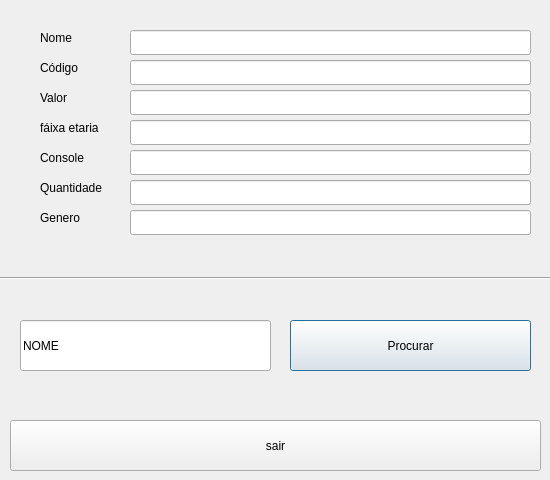
<?xml version="1.0" encoding="UTF-8"?>
<ui version="4.0">
 <class>consulta</class>
 <widget class="QDialog" name="consulta">
  <property name="geometry">
   <rect>
    <x>0</x>
    <y>0</y>
    <width>550</width>
    <height>480</height>
   </rect>
  </property>
  <property name="minimumSize">
   <size>
    <width>550</width>
    <height>480</height>
   </size>
  </property>
  <property name="maximumSize">
   <size>
    <width>550</width>
    <height>480</height>
   </size>
  </property>
  <property name="windowTitle">
   <string>Procurar</string>
  </property>
  <widget class="QLineEdit" name="nomee">
   <property name="geometry">
    <rect>
     <x>20</x>
     <y>320</y>
     <width>251</width>
     <height>51</height>
    </rect>
   </property>
   <property name="toolTip">
    <string>&lt;html&gt;&lt;head/&gt;&lt;body&gt;&lt;p&gt;Digite o Nome do jogo desejado&lt;/p&gt;&lt;/body&gt;&lt;/html&gt;</string>
   </property>
   <property name="whatsThis">
    <string>&lt;html&gt;&lt;head/&gt;&lt;body&gt;&lt;p&gt;Nome&lt;/p&gt;&lt;/body&gt;&lt;/html&gt;</string>
   </property>
   <property name="autoFillBackground">
    <bool>true</bool>
   </property>
   <property name="text">
    <string>NOME</string>
   </property>
  </widget>
  <widget class="QPushButton" name="procurar">
   <property name="geometry">
    <rect>
     <x>290</x>
     <y>320</y>
     <width>241</width>
     <height>51</height>
    </rect>
   </property>
   <property name="text">
    <string>Procurar</string>
   </property>
  </widget>
  <widget class="QPushButton" name="sair">
   <property name="geometry">
    <rect>
     <x>10</x>
     <y>420</y>
     <width>531</width>
     <height>51</height>
    </rect>
   </property>
   <property name="text">
    <string>sair</string>
   </property>
  </widget>
  <widget class="QLabel" name="label_5">
   <property name="geometry">
    <rect>
     <x>40</x>
     <y>150</y>
     <width>61</width>
     <height>15</height>
    </rect>
   </property>
   <property name="text">
    <string>Console</string>
   </property>
  </widget>
  <widget class="QLineEdit" name="consoleedit">
   <property name="enabled">
    <bool>true</bool>
   </property>
   <property name="geometry">
    <rect>
     <x>130</x>
     <y>150</y>
     <width>401</width>
     <height>25</height>
    </rect>
   </property>
   <property name="cursor">
    <cursorShape>SizeAllCursor</cursorShape>
   </property>
   <property name="mouseTracking">
    <bool>true</bool>
   </property>
   <property name="acceptDrops">
    <bool>true</bool>
   </property>
   <property name="text">
    <string notr="true"/>
   </property>
   <property name="frame">
    <bool>true</bool>
   </property>
   <property name="echoMode">
    <enum>QLineEdit::Normal</enum>
   </property>
   <property name="dragEnabled">
    <bool>false</bool>
   </property>
   <property name="readOnly">
    <bool>true</bool>
   </property>
   <property name="clearButtonEnabled">
    <bool>false</bool>
   </property>
  </widget>
  <widget class="QLabel" name="label_3">
   <property name="geometry">
    <rect>
     <x>40</x>
     <y>90</y>
     <width>61</width>
     <height>15</height>
    </rect>
   </property>
   <property name="text">
    <string>Valor</string>
   </property>
  </widget>
  <widget class="QLineEdit" name="Codigoedit">
   <property name="enabled">
    <bool>true</bool>
   </property>
   <property name="geometry">
    <rect>
     <x>130</x>
     <y>60</y>
     <width>401</width>
     <height>25</height>
    </rect>
   </property>
   <property name="cursor">
    <cursorShape>SizeAllCursor</cursorShape>
   </property>
   <property name="mouseTracking">
    <bool>true</bool>
   </property>
   <property name="acceptDrops">
    <bool>true</bool>
   </property>
   <property name="inputMask">
    <string/>
   </property>
   <property name="text">
    <string notr="true"/>
   </property>
   <property name="frame">
    <bool>true</bool>
   </property>
   <property name="echoMode">
    <enum>QLineEdit::Normal</enum>
   </property>
   <property name="dragEnabled">
    <bool>false</bool>
   </property>
   <property name="readOnly">
    <bool>true</bool>
   </property>
   <property name="clearButtonEnabled">
    <bool>false</bool>
   </property>
  </widget>
  <widget class="QLabel" name="label_2">
   <property name="geometry">
    <rect>
     <x>40</x>
     <y>60</y>
     <width>61</width>
     <height>15</height>
    </rect>
   </property>
   <property name="text">
    <string>Código</string>
   </property>
  </widget>
  <widget class="QLabel" name="label_4">
   <property name="geometry">
    <rect>
     <x>40</x>
     <y>120</y>
     <width>81</width>
     <height>16</height>
    </rect>
   </property>
   <property name="text">
    <string>fáixa etaria</string>
   </property>
  </widget>
  <widget class="QLabel" name="label_6">
   <property name="geometry">
    <rect>
     <x>40</x>
     <y>180</y>
     <width>81</width>
     <height>16</height>
    </rect>
   </property>
   <property name="text">
    <string>Quantidade</string>
   </property>
  </widget>
  <widget class="QLineEdit" name="qtdedit">
   <property name="enabled">
    <bool>true</bool>
   </property>
   <property name="geometry">
    <rect>
     <x>130</x>
     <y>180</y>
     <width>401</width>
     <height>25</height>
    </rect>
   </property>
   <property name="cursor">
    <cursorShape>SizeAllCursor</cursorShape>
   </property>
   <property name="mouseTracking">
    <bool>true</bool>
   </property>
   <property name="acceptDrops">
    <bool>true</bool>
   </property>
   <property name="text">
    <string notr="true"/>
   </property>
   <property name="frame">
    <bool>true</bool>
   </property>
   <property name="echoMode">
    <enum>QLineEdit::Normal</enum>
   </property>
   <property name="dragEnabled">
    <bool>false</bool>
   </property>
   <property name="readOnly">
    <bool>true</bool>
   </property>
   <property name="clearButtonEnabled">
    <bool>false</bool>
   </property>
  </widget>
  <widget class="QLineEdit" name="etariaedit">
   <property name="enabled">
    <bool>true</bool>
   </property>
   <property name="geometry">
    <rect>
     <x>130</x>
     <y>120</y>
     <width>401</width>
     <height>25</height>
    </rect>
   </property>
   <property name="cursor">
    <cursorShape>SizeAllCursor</cursorShape>
   </property>
   <property name="mouseTracking">
    <bool>true</bool>
   </property>
   <property name="acceptDrops">
    <bool>true</bool>
   </property>
   <property name="text">
    <string notr="true"/>
   </property>
   <property name="frame">
    <bool>true</bool>
   </property>
   <property name="echoMode">
    <enum>QLineEdit::Normal</enum>
   </property>
   <property name="dragEnabled">
    <bool>false</bool>
   </property>
   <property name="readOnly">
    <bool>true</bool>
   </property>
   <property name="clearButtonEnabled">
    <bool>false</bool>
   </property>
  </widget>
  <widget class="QLineEdit" name="generoedit">
   <property name="enabled">
    <bool>true</bool>
   </property>
   <property name="geometry">
    <rect>
     <x>130</x>
     <y>210</y>
     <width>401</width>
     <height>25</height>
    </rect>
   </property>
   <property name="cursor">
    <cursorShape>SizeAllCursor</cursorShape>
   </property>
   <property name="mouseTracking">
    <bool>true</bool>
   </property>
   <property name="acceptDrops">
    <bool>true</bool>
   </property>
   <property name="toolTip">
    <string>&lt;html&gt;&lt;head/&gt;&lt;body&gt;&lt;p&gt;adfadasd&lt;/p&gt;&lt;/body&gt;&lt;/html&gt;</string>
   </property>
   <property name="text">
    <string notr="true"/>
   </property>
   <property name="frame">
    <bool>true</bool>
   </property>
   <property name="echoMode">
    <enum>QLineEdit::Normal</enum>
   </property>
   <property name="dragEnabled">
    <bool>false</bool>
   </property>
   <property name="readOnly">
    <bool>true</bool>
   </property>
   <property name="clearButtonEnabled">
    <bool>false</bool>
   </property>
  </widget>
  <widget class="QLineEdit" name="Nomeedit">
   <property name="enabled">
    <bool>true</bool>
   </property>
   <property name="geometry">
    <rect>
     <x>130</x>
     <y>30</y>
     <width>401</width>
     <height>25</height>
    </rect>
   </property>
   <property name="cursor">
    <cursorShape>SizeAllCursor</cursorShape>
   </property>
   <property name="mouseTracking">
    <bool>true</bool>
   </property>
   <property name="acceptDrops">
    <bool>true</bool>
   </property>
   <property name="inputMask">
    <string/>
   </property>
   <property name="text">
    <string notr="true"/>
   </property>
   <property name="frame">
    <bool>true</bool>
   </property>
   <property name="echoMode">
    <enum>QLineEdit::Normal</enum>
   </property>
   <property name="dragEnabled">
    <bool>false</bool>
   </property>
   <property name="readOnly">
    <bool>true</bool>
   </property>
   <property name="clearButtonEnabled">
    <bool>false</bool>
   </property>
  </widget>
  <widget class="QLineEdit" name="Valoredit">
   <property name="enabled">
    <bool>true</bool>
   </property>
   <property name="geometry">
    <rect>
     <x>130</x>
     <y>90</y>
     <width>401</width>
     <height>25</height>
    </rect>
   </property>
   <property name="cursor">
    <cursorShape>SizeAllCursor</cursorShape>
   </property>
   <property name="mouseTracking">
    <bool>true</bool>
   </property>
   <property name="acceptDrops">
    <bool>true</bool>
   </property>
   <property name="text">
    <string notr="true"/>
   </property>
   <property name="frame">
    <bool>true</bool>
   </property>
   <property name="echoMode">
    <enum>QLineEdit::Normal</enum>
   </property>
   <property name="dragEnabled">
    <bool>false</bool>
   </property>
   <property name="readOnly">
    <bool>true</bool>
   </property>
   <property name="clearButtonEnabled">
    <bool>false</bool>
   </property>
  </widget>
  <widget class="QLabel" name="label_7">
   <property name="geometry">
    <rect>
     <x>40</x>
     <y>30</y>
     <width>61</width>
     <height>15</height>
    </rect>
   </property>
   <property name="frameShadow">
    <enum>QFrame::Plain</enum>
   </property>
   <property name="text">
    <string>Nome</string>
   </property>
   <property name="textFormat">
    <enum>Qt::PlainText</enum>
   </property>
  </widget>
  <widget class="QLabel" name="label_8">
   <property name="geometry">
    <rect>
     <x>40</x>
     <y>210</y>
     <width>81</width>
     <height>16</height>
    </rect>
   </property>
   <property name="text">
    <string>Genero</string>
   </property>
  </widget>
  <widget class="Line" name="line">
   <property name="geometry">
    <rect>
     <x>0</x>
     <y>270</y>
     <width>561</width>
     <height>16</height>
    </rect>
   </property>
   <property name="orientation">
    <enum>Qt::Horizontal</enum>
   </property>
  </widget>
 </widget>
 <tabstops>
  <tabstop>nomee</tabstop>
  <tabstop>procurar</tabstop>
  <tabstop>sair</tabstop>
  <tabstop>Nomeedit</tabstop>
  <tabstop>Codigoedit</tabstop>
  <tabstop>Valoredit</tabstop>
  <tabstop>etariaedit</tabstop>
  <tabstop>consoleedit</tabstop>
  <tabstop>qtdedit</tabstop>
  <tabstop>generoedit</tabstop>
 </tabstops>
 <resources/>
 <connections/>
</ui>
